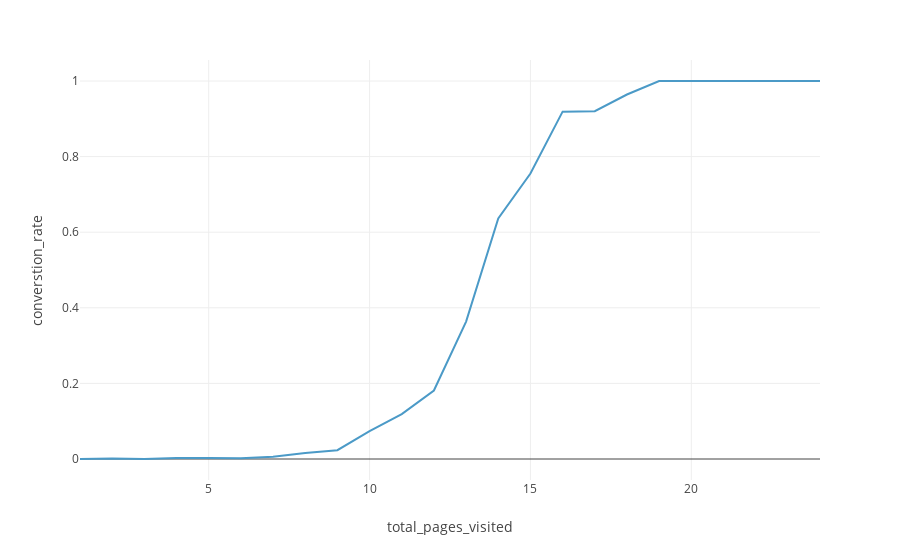

Notebook code cell kept with this figure:
### Code cell
px.line(data_temp,x='total_pages_visited',y='converstion_rate',)

### Figure 1 — Plotly figure (JSON) as saved in the notebook; plotly's stock layout.template omitted (floating-point values rounded to 4 significant figures)
{"data": [{"hovertemplate": "total_pages_visited=%{x}<br>converstion_rate=%{y}<extra></extra>", "legendgroup": "", "line": {"color": "#4B9AC7", "dash": "solid"}, "marker": {"symbol": "circle"}, "mode": "lines", "name": "", "orientation": "v", "showlegend": false, "type": "scatter", "x": [1, 2, 3, 4, 5, 6, 7, 8, 9, 10, 11, 12, 13, 14, 15, 16, 17, 18, 19, 20, 21, 22, 23, 24], "xaxis": "x", "y": [0, 0.001432, 0, 0.002373, 0.002632, 0.002014, 0.00565, 0.01599, 0.02326, 0.07364, 0.1187, 0.1811, 0.3636, 0.6364, 0.7551, 0.9189, 0.92, 0.9643, 1, 1, 1, 1, 1, 1], "yaxis": "y"}], "layout": {"legend": {"tracegroupgap": 0}, "margin": {"t": 60}, "xaxis": {"anchor": "y", "domain": [0, 1], "title": {"text": "total_pages_visited"}}, "yaxis": {"anchor": "x", "domain": [0, 1], "title": {"text": "converstion_rate"}}}}
